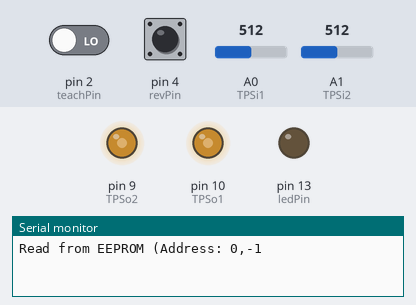
The sketch below on a simulated Arduino Uno, built with avr-gcc and run on an emulated ATmega328P. Shown: output pins drawn as LEDs (lit = HIGH), the last lines printed to the serial monitor. The inputs (shaded band) are chosen by the test bench; at power-on: A0 (TPSi1) = 512, pin 2 (teachPin) LOW, A1 (TPSi2) = 512, pin 4 (revPin) HIGH.

Above: at 2.2 s.
2.3 s: A0 (TPSi1) set to 1023
At 3.2 s:
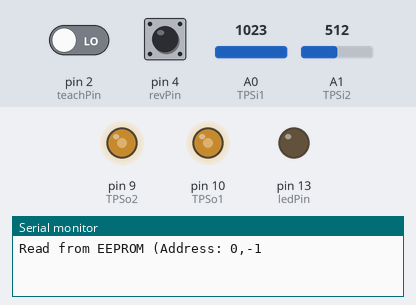
3.8 s: pin 2 (teachPin) driven HIGH
At 5.0 s:
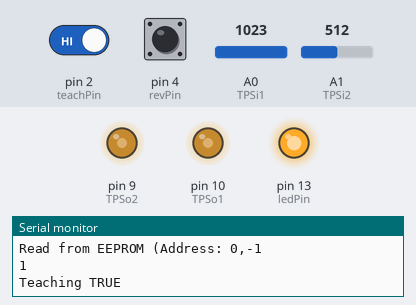
5.3 s: A1 (TPSi2) set to 1023
At 6.5 s:
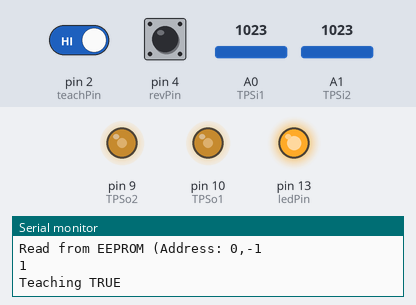
6.8 s: pin 4 (revPin) pulled LOW for 0.15 s
At 6.87 s:
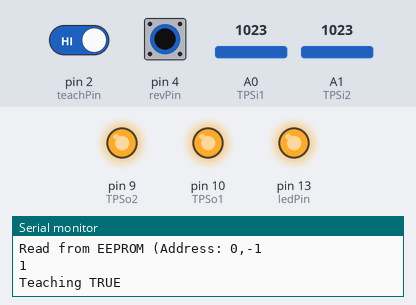
8.4 s: A0 (TPSi1) set to 900
At 9.0 s:
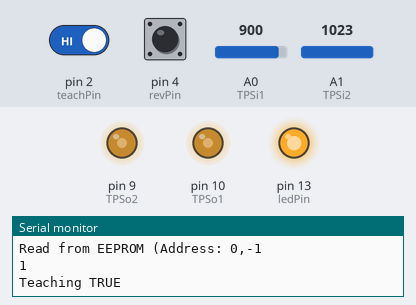
9.9 s: pin 4 (revPin) pulled LOW for 1 s
At 10.2 s:
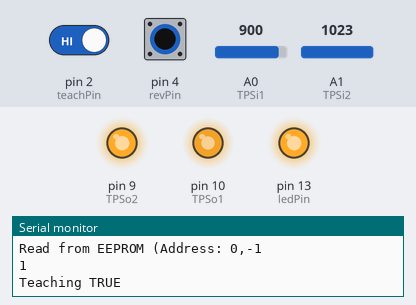
Timing chart, 0 to 12.9 s (numbered marks = the images above; inputs shaded):
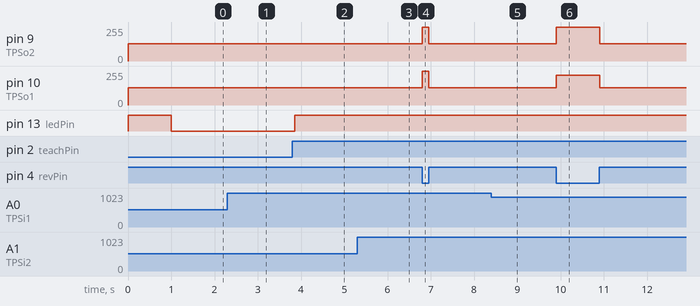

Measured:
- after the input at 2.3 s, pin 10 (TPSo1): 128/255 → 129/255 at once
- after the input at 3.8 s, pin 13 (ledPin): LOW → HIGH after 0.05 s
- after the input at 5.3 s, pin 9 (TPSo2): 128/255 → 129/255 at once
- after the input at 6.8 s, pin 9 (TPSo2), pin 10 (TPSo1): 129/255 → 255/255 at once, → 129/255 0.15 s later
- after the input at 8.4 s, pin 10 (TPSo1): 129/255 → 128/255 at once
- after the input at 9.9 s, pin 9 (TPSo2): 129/255 → 255/255 at once, → 129/255 1.0 s later; pin 10 (TPSo1): 128/255 → 225/255 at once, → 128/255 1.0 s later

The sketch:

Purejet_Limiter.ino
```cpp
#include <EEPROM.h>
#include <RCSwitch.h>

const int TPSo1 = 10;    // OUTPUT TO TPS
const int TPSo2 = 9;   // OUTPUT TO TPS

const byte TPSi1 = A0;  // INPUT OF TPS
const byte TPSi2 = A1;  // INPUT OF TPS

const int receivePin = 1;     // Remote receive interrupt Pin
const int valRcSig = 21777;    // Value of rc remote signal for receive

bool rcSwitch = false;        // State of rc Switch
int valrc = 0;                // Value of remote signal if no Signal received

const int teachPin = 2;       // Teach button
const int ledPin = 13;        // Toggle LED teach-mode

const int revPin = 4;         // rev_limit_switch
bool revPinState;             // state of rev_limit_switch
int ledState = LOW;           // current state of the output pin
int buttonState;              // current reading from the input pin
int lastButtonState = LOW;    // previous reading from the input pin
int lastDebounceTime = 0;     // last time the output pin was toggled
int debounceDelay = 50;       // debounce time

int adc0, adc1;           // variables to read input of TPS
int adcsetup0, adcsetup1; // variables to read input of TPS on Setup

int maxadc0 = 0;        // lowest value in teach mode

int revlv1; // variables of Voltage limiter to ECU
float limitfactor;      // Limit factor to output

RCSwitch mySwitch = RCSwitch();

void setup() {

  TCCR1B = TCCR1B & B11111000 | B00000001;    // set timer 1 divisor to 1 for PWM frequency of 31372.55 Hz for D9 & D10

  adcsetup0 = analogRead(TPSi1);    // read value of TPS1 0,5V
  adcsetup1 = analogRead(TPSi2);    // read value of TPS2 4,5V
  analogWrite(TPSo1, adcsetup0 / 4);     // set TPS1 value to ECU output voltage
  analogWrite(TPSo2, adcsetup1 / 4);     // set TPS2 value to ECU output voltage

  pinMode(teachPin, INPUT);
  pinMode(ledPin, OUTPUT);
  pinMode(revPin, INPUT_PULLUP);


  Serial.begin(115200);
  revlv1 = read_int(0);     // read value of TPS1 limit from EEPROM


  mySwitch.enableReceive(receivePin); // Receiver on interrupt 0 => that is pin #2


  limitfactor = (100.00 / map(revlv1, adcsetup0, adcsetup1, 0, 100) + 2);

  digitalWrite(LED_BUILTIN, HIGH);   // turn the LED on (HIGH is the voltage level)
  delay(1000);                       // wait for a second
  digitalWrite(LED_BUILTIN, LOW);    // turn the LED off by making the voltage LOW

  while (adcsetup0 > adcsetup1) {   // TPS Signal is twisted
  blinkLED(100, 100);     // LED blinks on for 100 milliseconds, then off for 100 milliseconds
  blinkLED(500, 500);     // LED blinks on for 500 milliseconds, then off for 500 milliseconds
}

}

void loop() {

  revPinState = digitalRead(revPin); // if no RC_connected

  teach_tps_toggle();

  if (ledState == HIGH) {
    if (maxadc0 < adc0) maxadc0 = adc0;
  }

  if (valrc != valRcSig) {
    received_remote();
  }

  adc0 = analogRead(TPSi1);     // read value of TPS1
  adc1 = analogRead(TPSi2);     // read value of TPS2

  if (valrc == valRcSig || revPinState == LOW) {
    analogWrite(TPSo1, adc0 / 4);     // set TPS1 value to ECU output voltage
    analogWrite(TPSo2, adc1 / 4);     // set TPS2 value to ECU output voltage
  } else {
    analogWrite(TPSo1, ((adc0 - adcsetup0) / limitfactor + adcsetup0) / 4);
    analogWrite(TPSo2, (adcsetup1 - (adcsetup1 - adc1) / limitfactor) / 4);
  }

}

void received_remote() {
  if (mySwitch.available()) {
    valrc = mySwitch.getReceivedValue();
    Serial.print("Received ");
    Serial.print(valrc);
    Serial.print(" / ");
    Serial.print(mySwitch.getReceivedBitlength());
    Serial.print("bit ");
    Serial.print("Protocol: ");
    Serial.println(mySwitch.getReceivedProtocol());
    mySwitch.resetAvailable();
  }
}

void write_int(int address, int value) {
  byte byte_2 = (value & 0xFF);
  byte byte_1 = ((value >> 8) & 0xFF);
  EEPROM.update(address, byte_2);
  EEPROM.update(address + 1, byte_1);
  Serial.print("Write to EEPROM (Address: ");
  Serial.print(address);
  Serial.print(",");
  Serial.println(value);
}

int read_int(int address) {
  long byte_2 = EEPROM.read(address);
  long byte_1 = EEPROM.read(address + 1);
  int val = ((byte_2 << 0) & 0xFFFFFF) + ((byte_1 << 8) & 0xFFFFFFFF);
  Serial.print("Read from EEPROM (Address: ");
  Serial.print(address);
  Serial.print(",");
  Serial.println(val);
  return val;
}

void blinkLED(int onTime, int offTime) {
  digitalWrite(LED_BUILTIN, HIGH);   // turn the LED on (HIGH is the voltage level)
  delay(onTime);                     // wait for a certain time
  digitalWrite(LED_BUILTIN, LOW);    // turn the LED off by making the voltage LOW
  delay(offTime);                    // wait for a certain time
}

void teach_tps_toggle() {
  int reading = digitalRead(teachPin);    // read the state of the switch into a local variable

  if (reading != lastButtonState) {     // check if the switch state has changed
    lastDebounceTime = millis();        // reset the debounce timer
  }

  if ((millis() - lastDebounceTime) > debounceDelay) {    // check if debounce delay has passed
    if (reading != buttonState) {       // check if button state has changed
      buttonState = reading;

      if (buttonState == HIGH) {        // toggle LED if the new button state is HIGH
        ledState = !ledState;
        Serial.println(ledState);

        if (ledState == HIGH) {
          Serial.println("Teaching TRUE");
        } else {
          write_int(0, maxadc0);
          maxadc0 = 0;            // reset to lowest value in teach mode for next teach
          Serial.println("Teaching End");
          revlv1 = read_int(0);     // read value of TPS1 limit
          Serial.println("Set new values from EEPROM to var");
          limitfactor = (100.00 / map(revlv1, adcsetup0, adcsetup1, 0, 100) + 2);
          Serial.print("Set limitfactor:");
          Serial.println(limitfactor);
        }
      }
    }
  }

  digitalWrite(ledPin, ledState); // set the LED according to the ledState value
  lastButtonState = reading;      // save the reading. Next time through the loop, it'll be the lastButtonState

}
```
